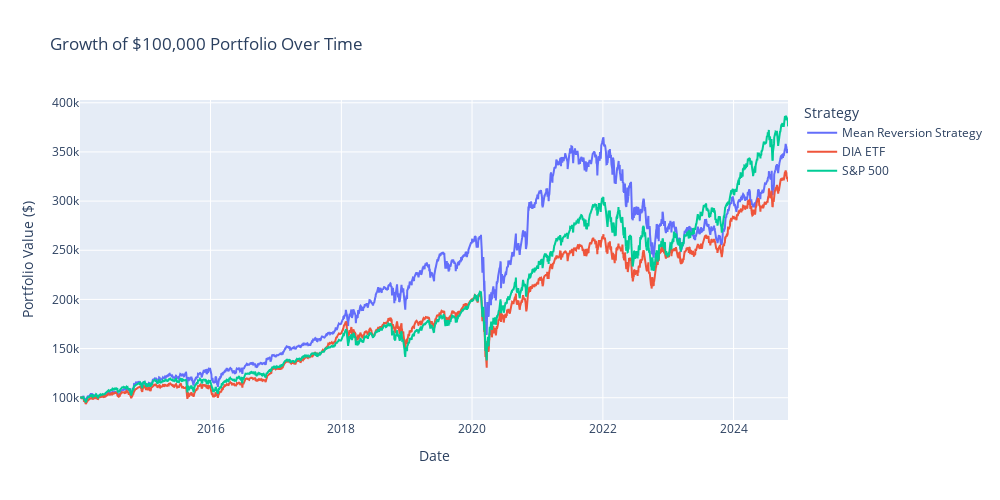

This figure's notebook cell:
### Code cell
import plotly.graph_objects as go

# Calculate Cumulative Returns by adding 1 to daily returns, then calculate the cumulative product
dia_data['Cumulative Return'] = (1 + dia_data['Daily Return']).cumprod()
# Calculate Portfolio Value by multiplying Cumulative Returns by initial capital
dia_data['Portfolio Value'] = dia_data['Cumulative Return'] * 100000

spy_data['Cumulative Return'] = (1+ spy_data['Daily Return']).cumprod()
spy_data['Portfolio Value'] = spy_data['Cumulative Return'] * 100000

# Create Line plots 
fig = go.Figure()
fig.add_trace(go.Scatter(
    x=results_fees['Date'], 
    y=results_fees['Capital'], 
    mode='lines', 
    name='Mean Reversion Strategy'
))

fig.add_trace(go.Scatter(
    x=dia_data.index, 
    y=dia_data['Portfolio Value'], 
    mode='lines', 
    name='DIA ETF'
))

fig.add_trace(go.Scatter(
    x=spy_data.index,
    y=spy_data['Portfolio Value'],
    mode = 'lines',
    name = 'S&P 500'
))

# Add titles and labels
fig.update_layout(
    title='Growth of $100,000 Portfolio Over Time',
    xaxis_title='Date',
    yaxis_title='Portfolio Value ($)',
    legend_title='Strategy',
    autosize=False,
    width=1000, 
    height=500
)

### Figure 1 — Plotly figure (JSON) as saved in the notebook; plotly's stock layout.template omitted (floating-point values rounded to 4 significant figures; data arrays with more than 128 entries replaced by an {"elided": "..."} marker saying what was removed)
{"data": [{"mode": "lines", "name": "Mean Reversion Strategy", "type": "scatter", "x": {"elided": "2725 str values"}, "y": {"elided": "2725 float values"}}, {"mode": "lines", "name": "DIA ETF", "type": "scatter", "x": {"elided": "2727 str values"}, "y": {"elided": "2727 float values"}}, {"mode": "lines", "name": "S&P 500", "type": "scatter", "x": {"elided": "2727 str values"}, "y": {"elided": "2727 float values"}}], "layout": {"autosize": false, "height": 500, "legend": {"title": {"text": "Strategy"}}, "title": {"text": "Growth of $100,000 Portfolio Over Time"}, "width": 1000, "xaxis": {"title": {"text": "Date"}}, "yaxis": {"title": {"text": "Portfolio Value ($)"}}}}
